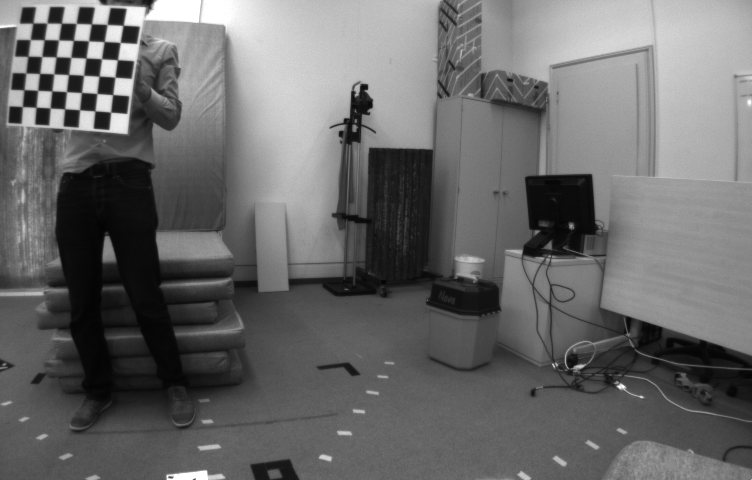
#> input picture Weekly projects/week 4/Day 7 - Exercises/imgs/1403709004387836928.png, 752 x 480 px; its folder holds only this picture in this run
$ jupyter execute --allow-errors 'Exercise 1 - Monochrome camera calibration.ipynb'
#> lines starting #> are read from the running program, lines starting #| are printed output that depends on the picture; after the words box and inside, x2 and y2 are one past the last pixel; in counts of white or black regions, pixels touching at a corner belong together
# Monochrome camera calibration
One of the great disadvantages with using lenses is the distortion it introduces to the image. For vacation images, this is usually not a problem, but when we use the image to describe the physical surroundings it becomes important that the images are representative of the scene it captures. An easy way to get an indication of how distorted an image is by looking at what is supposed to be straight lines since they will appear curved. The following exercises you will be calibrating a camera to obtain a camera matrix such that you can undistort images from this camera.

[cell 1]
import numpy as np
import cv2
import glob
import matplotlib.pyplot as plt

## Exercise 1
The process of calibrating an image consists of mainly 3 steps: 1) find chessboard-corners in a dataset of images containing a chessboard. 2) Use the corner points to compute a camera matrix. 3) Use the camera matrix to undistort images.

After setting some optimization parameters we can loop over all the images in the `imgs` folder and extract the checkerboard corners.

Use any of the images in the folder `imgs` to extract the number of checkerboard corners there are on the checkerboard. Fill in the information in `nb_vertical` and `nb_horizontal` and look up the opencv `findChessboardCorners` function and implement it in the below code snippet .

[cell 2]
#Implement the number of vertical and horizontal corners
nb_vertical = 6
nb_horizontal = 7


# prepare object points, like (0,0,0), (1,0,0), (2,0,0) ....,(6,5,0)
objp = np.zeros((nb_horizontal*nb_vertical,3), np.float32)
objp[:,:2] = np.mgrid[0:nb_vertical,0:nb_horizontal].T.reshape(-1,2)

# Arrays to store object points and image points from all the images.
objpoints = [] # 3d point in real world space
imgpoints = [] # 2d points in image plane.

images = glob.glob('imgs/*.png')
assert images


for fname in images:
    img = cv2.imread(fname)
#> img is the input picture: shape (480, 752, 3); min 3, max 255, mean 105.8
    gray = cv2.cvtColor(img, cv2.COLOR_BGR2GRAY)


    #Implement findChessboardCorners here
    ret, corners = cv2.findChessboardCorners(img, (nb_vertical, nb_horizontal))
#> ret = True; corners = 42 rows, first 8: [22.44, 106.6], [24.1, 89.76], [25.87, 73.15], [28.06, 56.34], [30.43, 39.64], [32.84, 23.26], [36.18, 107.3], [37.69, 90.46]


    # If found, add object points, image points (after refining them)
    if ret == True:
        objpoints.append(objp)

        imgpoints.append(corners)

        # Draw and display the corners
        img = cv2.drawChessboardCorners(img, (nb_vertical,nb_horizontal), corners,ret)
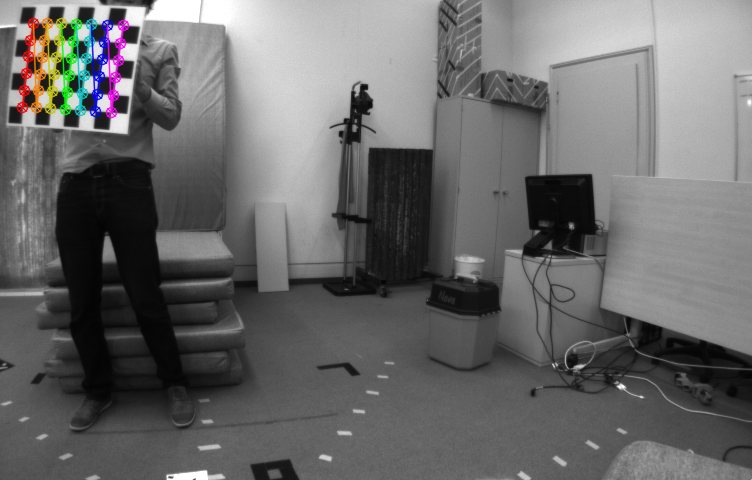
#> img: shape (480, 752, 3); 1.74% of pixels changed, all inside (x1, y1, x2, y2) = (16, 17, 130, 119)
        cv2.imshow('img',img)
        cv2.waitKey(500)

cv2.destroyAllWindows()

Using the extracted corners we can obtain a camera matrix that contains the information needed to undistort images

[cell 3]
ret, mtx, dist, rvecs, tvecs = cv2.calibrateCamera(objpoints, imgpoints, gray.shape[::-1], None, None)
#> ret = 0.354; mtx = [[2890.7, 0, 359.6], [0, 1631, 246.1], [0, 0, 1]]; dist = [[-4.74, -5.16, -0.316, -0.0618, 566.5]]; rvecs = ([-0.643, 0.72, -1.34],); tvecs = ([-11.96, -8.23, 100.5],)
img = cv2.imread('imgs/1403709067387836928.png')
#> (the rest of this cell did not finish here and is left out)


$ run again, on Weekly projects/week 4/Day 7 - Exercises/imgs/1403709018537837056.png
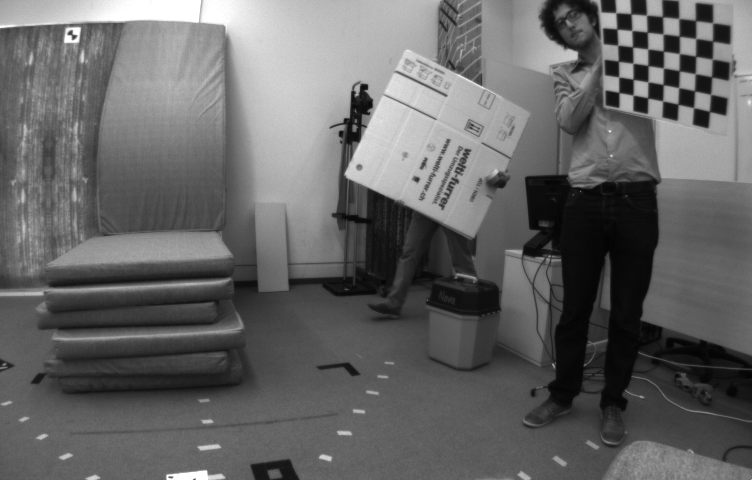
#> input picture Weekly projects/week 4/Day 7 - Exercises/imgs/1403709018537837056.png, 752 x 480 px
#> img is the input picture: shape (480, 752, 3); min 3, max 255, mean 101.4
#> `ret, corners = cv2.findChessboardCorners(img, (nb_vertical, nb_horizon..`: ret = True; corners = 42 rows, first 8: [622, 89], [623, 81], [622, 59], [617.6, 45.38], [616.9, 29.28], [615.6, 12.73], [632.9, 95.23], [633.1, 79.48]
#> `img = cv2.drawChessboardCorners(img, (nb_vertical,nb_horizontal), corn..`:
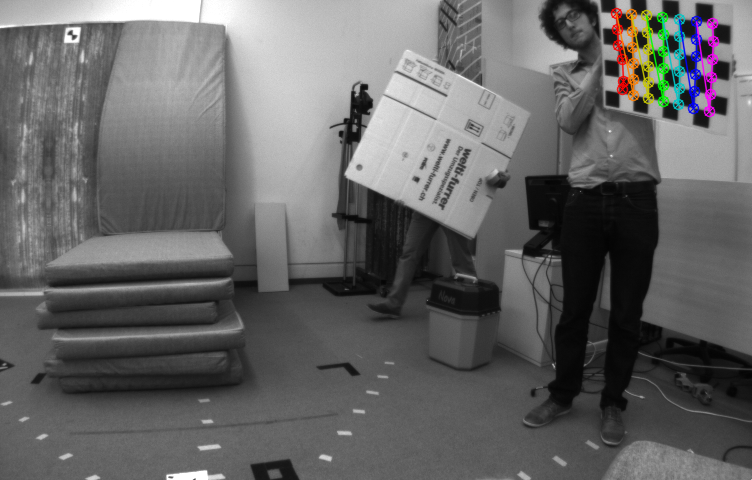
#> img: shape (480, 752, 3); 1.71% of pixels changed, all inside (x1, y1, x2, y2) = (610, 7, 720, 118)
#> `ret, mtx, dist, rvecs, tvecs = cv2.calibrateCamera(objpoints, imgpoint..`: ret = 1.14; mtx = [[535.7, 0, 345.2], [0, 568.6, 245.4], [0, 0, 1]]; dist = [[-0.562, 0.489, -0.000572, 0.00895, -0.185]]; rvecs = ([-0.268, 1.33, -1.31],); tvecs = ([17.71, -9.36, 28.85],)

$ run again, on Weekly projects/week 4/Day 7 - Exercises/imgs/1403709019987836928.png
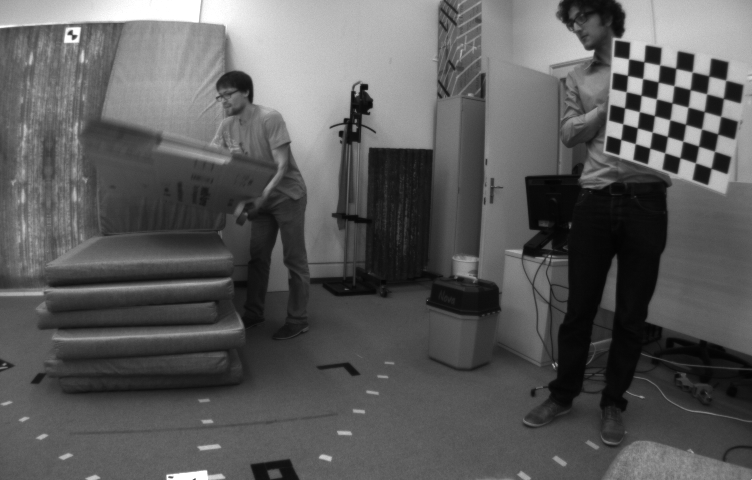
#> input picture Weekly projects/week 4/Day 7 - Exercises/imgs/1403709019987836928.png, 752 x 480 px
#> img is the input picture: shape (480, 752, 3); min 3, max 255, mean 91.3
#> `ret, corners = cv2.findChessboardCorners(img, (nb_vertical, nb_horizon..`: ret = True; corners = 42 rows, first 8: [620.8, 139.5], [622.7, 123.9], [624.5, 107.9], [626.1, 91.78], [627.5, 75.49], [628.5, 58.99], [635.1, 143.7], [637.3, 127.8]
#> `img = cv2.drawChessboardCorners(img, (nb_vertical,nb_horizontal), corn..`:
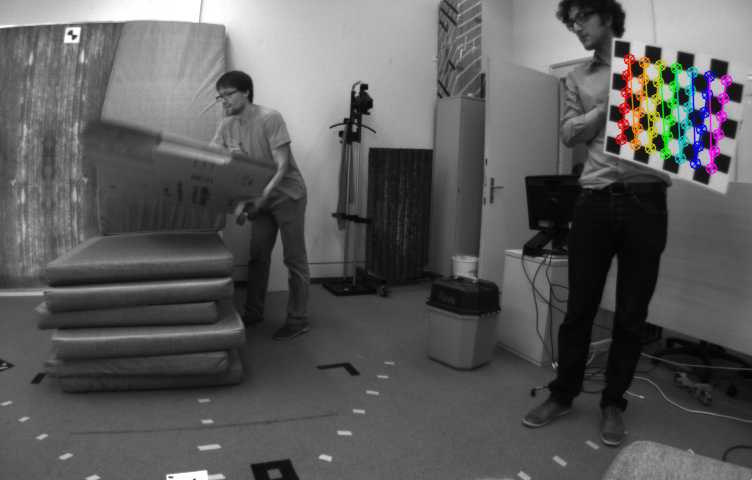
#> img: shape (480, 752, 3); 1.76% of pixels changed, all inside (x1, y1, x2, y2) = (615, 53, 733, 175)
#> `ret, mtx, dist, rvecs, tvecs = cv2.calibrateCamera(objpoints, imgpoint..`: ret = 0.133; mtx = [[745.3, 0, 326.7], [0, 555.3, 275.4], [0, 0, 1]]; dist = [[-0.518, -0.199, -0.0868, 0.0714, 0.272]]; rvecs = ([-0.448, 1.28, -1.11],); tvecs = ([13.44, -8.05, 34.83],)

$ run again, on Weekly projects/week 4/Day 7 - Exercises/imgs/1403709022687836928.png
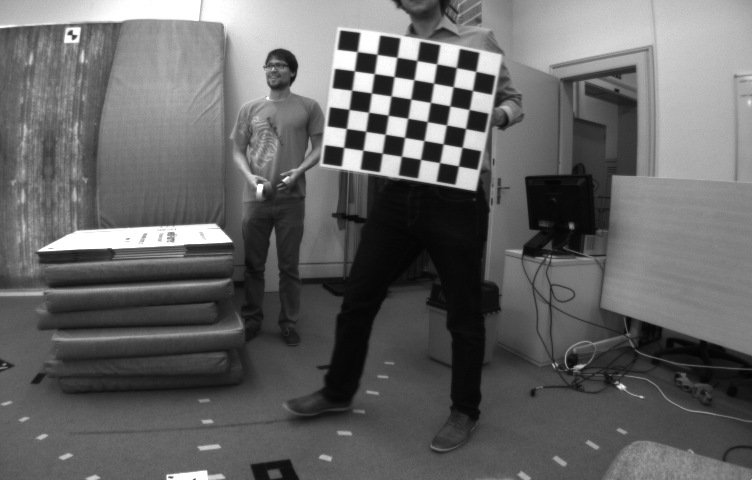
#> input picture Weekly projects/week 4/Day 7 - Exercises/imgs/1403709022687836928.png, 752 x 480 px
#> img is the input picture: shape (480, 752, 3); min 4, max 255, mean 101.3
#> `ret, corners = cv2.findChessboardCorners(img, (nb_vertical, nb_horizon..`: ret = True; corners = 42 rows, first 8: [343.7, 147.4], [346.4, 128.5], [349, 109.5], [351.8, 90.18], [354.4, 70.8], [357, 51.61], [362.9, 150.3], [365.8, 131.4]
#> `img = cv2.drawChessboardCorners(img, (nb_vertical,nb_horizontal), corn..`:
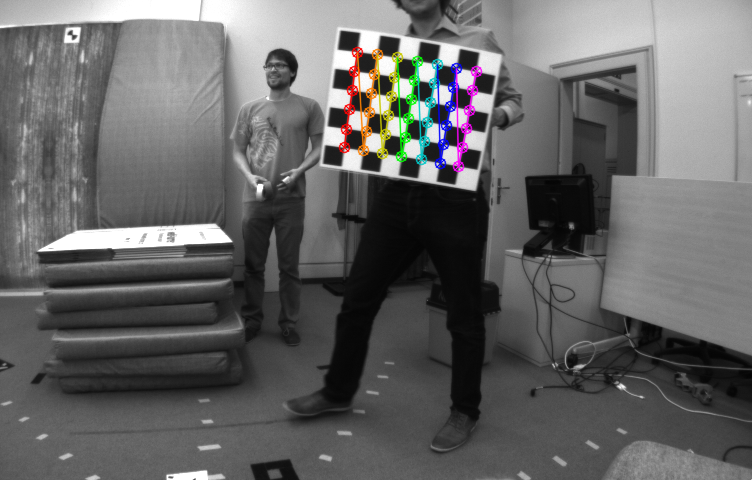
#> img: shape (480, 752, 3); 1.91% of pixels changed, all inside (x1, y1, x2, y2) = (338, 46, 483, 173)
#> `ret, mtx, dist, rvecs, tvecs = cv2.calibrateCamera(objpoints, imgpoint..`: ret = 0.349; mtx = [[1185.1, 0, 374.6], [0, 1163.5, 238.1], [0, 0, 1]]; dist = [[0.928, 39.9, 0.0274, -0.034, -1771.8]]; rvecs = ([0.202, 0.233, -1.4],); tvecs = ([-1.57, -4.77, 61.04],)

$ run again, on Weekly projects/week 4/Day 7 - Exercises/imgs/1403709009887836928.png
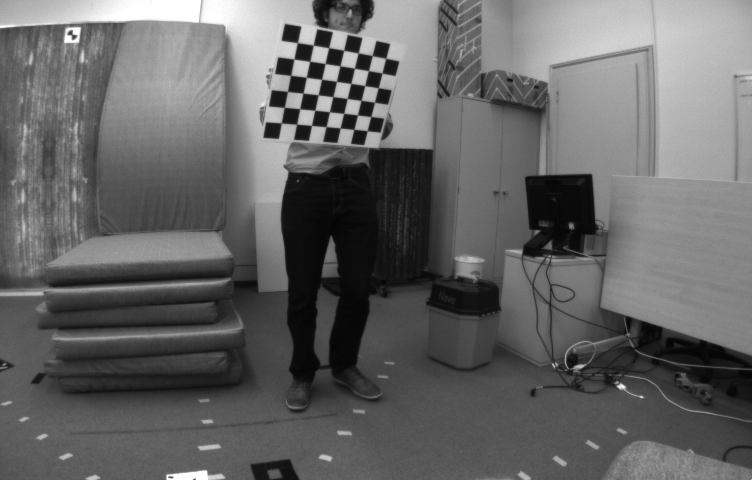
#> input picture Weekly projects/week 4/Day 7 - Exercises/imgs/1403709009887836928.png, 752 x 480 px
#> img is the input picture: shape (480, 752, 3); min 3, max 255, mean 101.5
#> `ret, corners = cv2.findChessboardCorners(img, (nb_vertical, nb_horizon..`: ret = True; corners = 42 rows, first 8: [281.3, 123.1], [284.3, 107.5], [287.5, 91.5], [290.8, 75.33], [294, 59.09], [297.4, 42.67], [296.7, 124.3], [299.7, 108.7]
#> `img = cv2.drawChessboardCorners(img, (nb_vertical,nb_horizontal), corn..`:
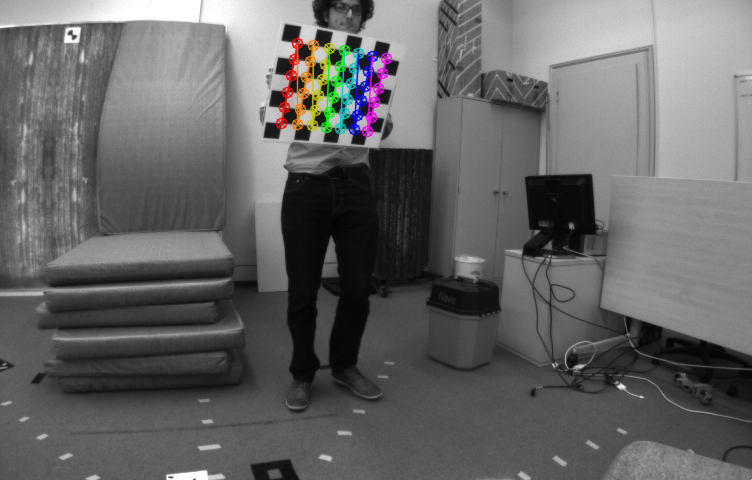
#> img: shape (480, 752, 3); 1.66% of pixels changed, all inside (x1, y1, x2, y2) = (275, 37, 393, 138)
#> `ret, mtx, dist, rvecs, tvecs = cv2.calibrateCamera(objpoints, imgpoint..`: ret = 0.0661; mtx = [[512.4, 0, 381.3], [0, 538.9, 251.6], [0, 0, 1]]; dist = [[-0.441, 0.681, 0.00459, -0.0252, -1.02]]; rvecs = ([0.854, 0.0515, -1.35],); tvecs = ([-6.08, -7.54, 30.59],)
